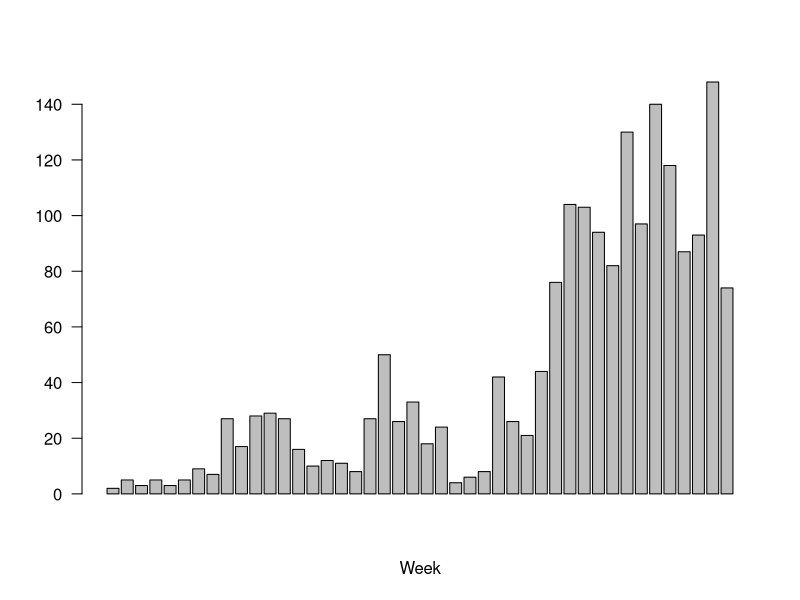
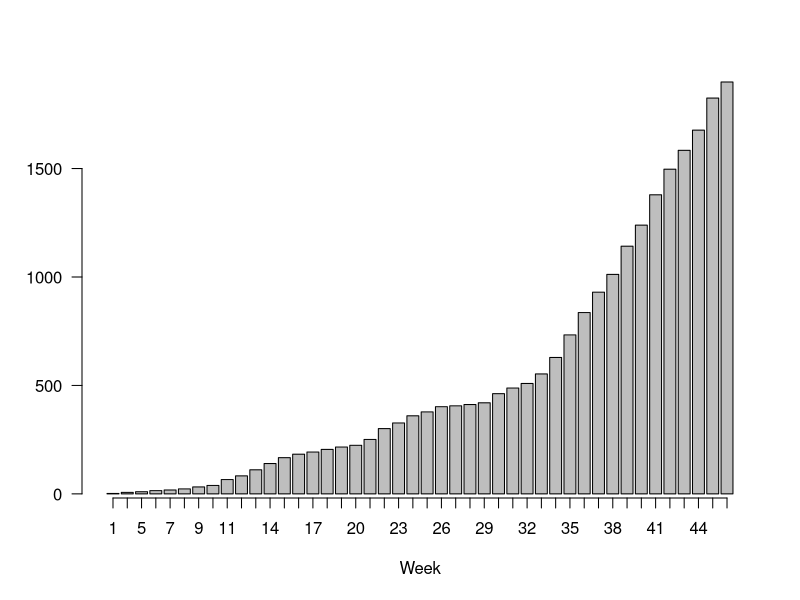
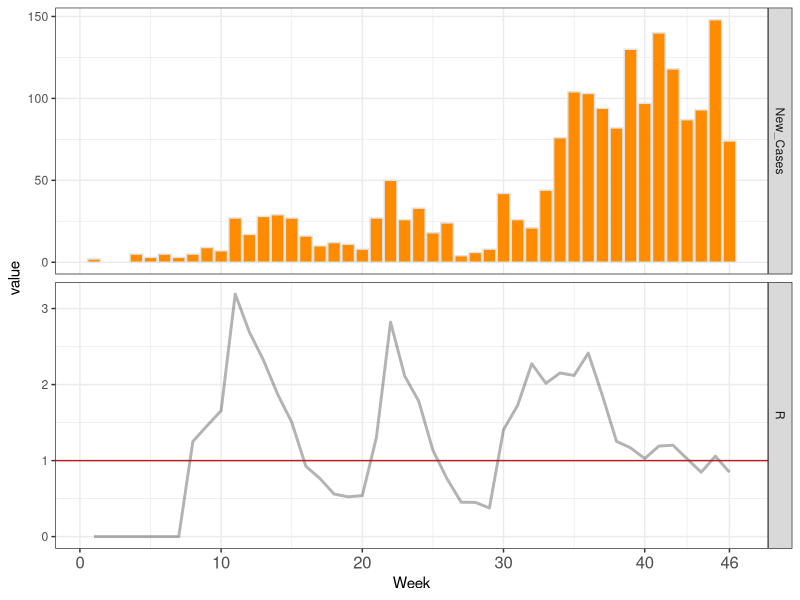
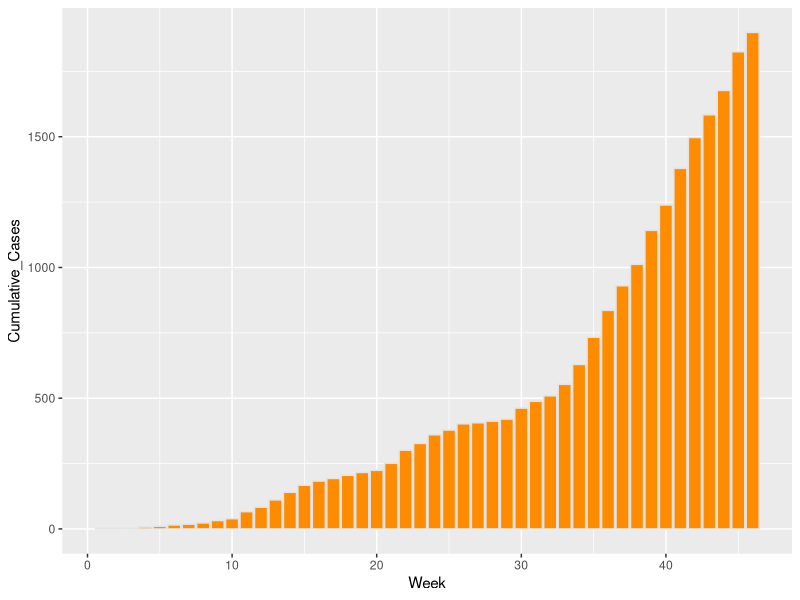
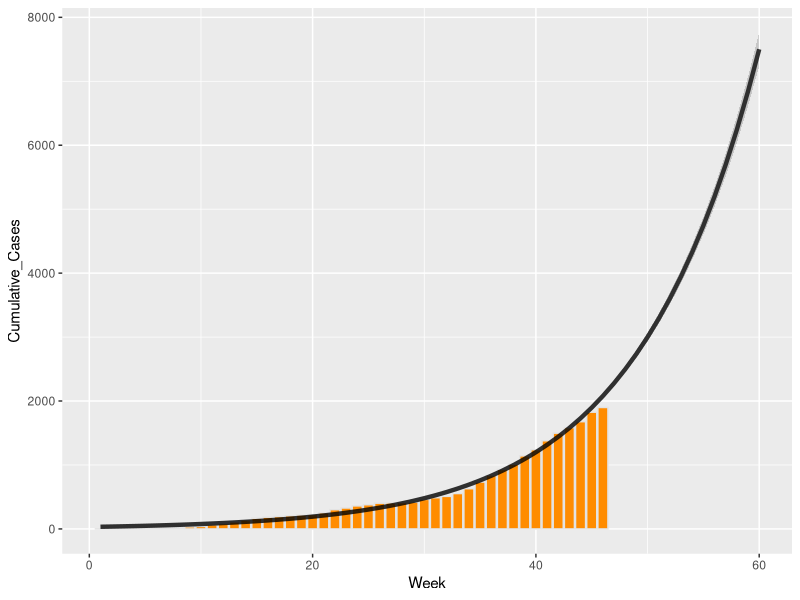
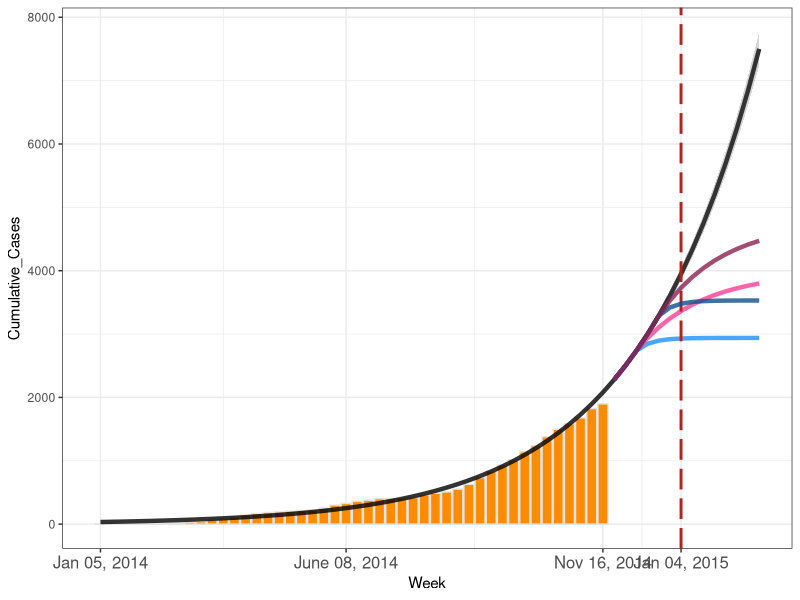

Recreate these plots in R, in order.


library(ggplot2)
library(scales) 
library(gridExtra)
library(reshape)

data.g <- read.csv("Guinea_new_case_byweek.csv", header=T, sep=";")
data.g.new <- data.g[!is.na(data.g$New_Cases),]
bp.g <- with(data.g.new, barplot(New_Cases, xlab="Week", las=2))
bp.g.c <- with(data.g.new, barplot(Cumulative_Cases, xlab="Week", las=2))
axis(1, at=bp.g,labels=data.g.new$Week)

# week 1-14
#data.g.1 <- data.g.new[1:12,]
#data.g.2 <- data.g.new[12:18,]
#data.g.3 <- data.g.new[14:24,]
#data.g.4 <- data.g.new[25:43,]

plot.g <- ggplot(data = data.g.new, aes(x=Week, y=New_Cases)) + geom_bar(stat="identity") 
# WHO estimated Serial Interval in Guinea at 19 days
si <- 19.0/7
data.g.new$R <- rep(0, 44)
for (k in 1:39) {
  data.g.t <- data.g.new[k:(k+5), ] # 6 week window
  glm.g.t <- glm(New_Cases ~ Week, family=poisson, data=data.g.t)
  #summary(glm.g.t) # check significance
  coeff <- coef(glm.g.t)
  # serial interval: 19 days
  g.r.t <- exp(si*coeff[2])
  #print(g.r.t)
  data.g.new$R[(k+5)] <- g.r.t[[1]]
}

data.g.plot <- melt(data.g.new, id=c("Week", "DisplayValue"))
data.g.plot.new <- data.g.plot[!data.g.plot$variable %in% c("Cumulative_Cases"),]
plot.g.r <- ggplot(data.g.plot.new, aes(Week, value)) + facet_grid(variable~.,  scales="free_y") 
plot.g.r1 <- plot.g.r + geom_bar(data=subset(data.g.plot.new, variable=="New_Cases"), aes(Week, value), stat="identity", fill="darkorange", color="gray89") 
plot.g.r2 <- plot.g.r1 + geom_line(data=subset(data.g.plot.new, variable=="R"), aes(Week, value), alpha=0.3, lwd=1) + geom_hline(data=subset(data.g.plot.new, variable=="R"),aes(yintercept=1), colour="firebrick")
#plot.g.r3 <- plot.g.r2 + geom_smooth(data=subset(data.g.plot, variable=="R"), aes(Week, value), color="gray20")
plot.g.r2 + theme_bw() + scale_x_continuous(breaks=c(0, 10, 20, 30, 40, 46), labels=c(0, 10, 20, 30, 40, 46)) + theme(axis.text.x = element_text(size=12)) 


# if we look at cumulative counts
glm.g.c <- glm(Cumulative_Cases ~ Week, family=poisson, data=data.g)
coeff <- coef(glm.g.c)
# serial interval: 19 days
#g.r.c <- exp(2.714286*coeff[2]) # 1.29
plot.g.c <- ggplot(data=data.g, aes(Week, Cumulative_Cases)) + geom_bar(stat="identity", fill="darkorange", color="gray89")
plot.g.c

# predict

newdata.g <- matrix(rep(NA, 3*20), nrow=20, ncol=3)
newdata.g <- cbind(47:66, newdata.g)
colnames(newdata.g) <- names(data.g)
data.g.p <- rbind(data.g, newdata.g)

fitted.g <- data.frame(data.g.p, predict(glm.g.c, newdata=data.g.p, se.fit=TRUE, type="response"))
fitted.g$ucl <- fitted.g$fit + 1.96 * fitted.g$se.fit
fitted.g$lcl <- fitted.g$fit - 1.96 * fitted.g$se.fit

#plot.g.p <- ggplot(data=data.g.p, aes(Week, Cumulative_Cases)) + geom_point()
plot.g.stquo <- plot.g.c + geom_line(data=fitted.g[1:60,], aes(x=Week, y=fit), lwd=1.5, alpha=0.8) + geom_ribbon(aes(ymin = lcl, ymax = ucl), data=fitted.g[1:60,], alpha=0.2)
plot.g.stquo
#get predicted new cases
fitted.g.c.1 <- fitted.g$fit[(47-1):(66-1)]
fitted.g.c.2 <- fitted.g$fit[(47):(66)]
fitted.g.new <- fitted.g.c.2 - fitted.g.c.1
fitted.g$New_Cases[47:66] <- fitted.g.new

# CDC model: R0 for hospitalized, 0.12, home with intervention: 0.18, home w/o: 1.8
# Our estimate of R0: 1.29
# Estimate the current distribution: 0.1, 0.21, 0.69
g.sc <- data.frame(fitted.g[47:66, c("Week", "New_Cases", "fit")])
# WHO estimated hospital stay: 4.99, which means the number of beds required roughly 
# equals to the rising weekly case indidence.

# As of Week 47, November 23: New cases - 199
# Scenario 1: Bed need satisfied for all patients since Week 47, i.e. 239 beds in place
# new R0: 0.12
beta1 <- log(0.12)/si
beta0 <- log(239)
g.sc$sc1 <- g.sc$New_Cases
g.sc$sc1[4:20] <- exp(beta0 + beta1*(1:17))
g.sc$sc1.c <- g.sc$fit

for (i in 4:20) {
  g.sc$sc1.c[i] <- g.sc$sc1.c[i-1] + g.sc$sc1[i]
}

# Scenario 2: half hospitalized, distribution: 0.5, 0.21, 0.29
# i.e. 120 beds in place
# new R0: 0.5*0.12 + 0.21*0.18 + 0.29*1.8 = 0.6198

beta1 <- log(0.6198)/si
beta0 <- log(239)
g.sc$sc2 <- g.sc$New_Cases
g.sc$sc2[4:20] <- exp(beta0 + beta1*(1:17))
g.sc$sc2.c <- g.sc$fit

for (i in 4:20) {
  g.sc$sc2.c[i] <- g.sc$sc2.c[i-1] + g.sc$sc2[i]
}


# As of Week 49, December 7: New cases - 239
# Scenario 3: Bed need satisfied for all patients since Week 51, i.e. 287 beds in place
# new R0: 0.12
beta1 <- log(0.12)/si
beta0 <- log(287)
g.sc$sc3 <- g.sc$New_Cases
g.sc$sc3[6:20] <- exp(beta0 + beta1*(1:15))
g.sc$sc3.c <- g.sc$fit

for (i in 6:20) {
  g.sc$sc3.c[i] <- g.sc$sc3.c[i-1] + g.sc$sc3[i]
}
# Scenario 4: half hospitalized, distribution: 0.5, 0.21, 0.29
# i.e. 144 beds in place
# new R0: 0.5*0.12 + 0.21*0.18 + 0.29*1.8 = 0.6198

beta1 <- log(0.6198)/si
beta0 <- log(287)
g.sc$sc4 <- g.sc$New_Cases
g.sc$sc4[6:20] <- exp(beta0 + beta1*(1:15))
g.sc$sc4.c <- g.sc$fit

for (i in 6:20) {
  g.sc$sc4.c[i] <- g.sc$sc4.c[i-1] + g.sc$sc4[i]
}


g.sc.p <- g.sc[1:14,]
plot.g.w46 <- plot.g.stquo + geom_line(data=g.sc.p, aes(x=Week, y=sc1.c), lwd=1.5, alpha=0.8, color="dodgerblue1") + geom_line(data=g.sc.p, aes(x=Week, y=sc2.c), lwd=1.5, alpha=0.8, color="violetred1") + geom_vline(xintercept = 53, colour="firebrick", lwd=1, linetype = "longdash")
plot.g.w49 <- plot.g.w46 + geom_line(data=g.sc.p, aes(x=Week, y=sc3.c), lwd=1.5, alpha=0.8, color="dodgerblue4") + geom_line(data=g.sc.p, aes(x=Week, y=sc4.c), lwd=1.5, alpha=0.8, color="violetred4")
plot.g.w49 + theme_bw() + scale_x_continuous(breaks=c(1, 23, 46, 53), labels=c("Jan 05, 2014", "June 08, 2014", "Nov 16, 2014", "Jan 04, 2015")) + theme(axis.text.x = element_text(size=12)) 
